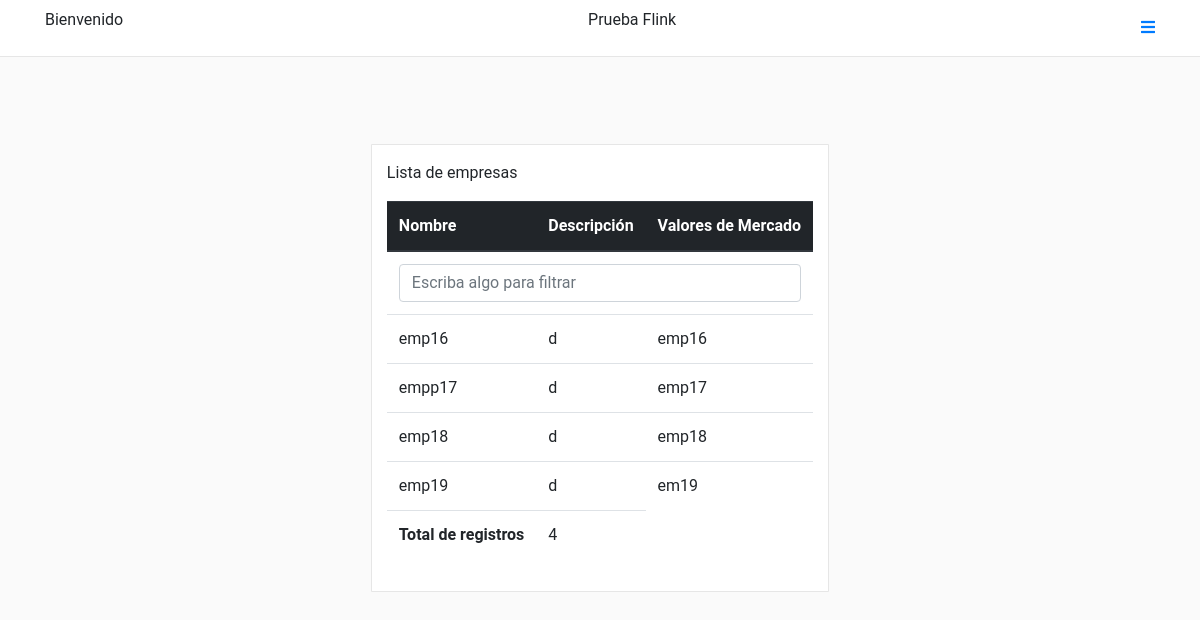
The page /empresas_list on the database its author committed.
### empresas/models.py (models this page shows, shortened)
class Empresa(models.Model):
  nombre = models.CharField(max_length=50)
  descripcion = models.CharField(max_length=100)
  simbolo = models.CharField(max_length=10,unique=True)
  is_active = models.BooleanField(default = True)
  valores = models.CharField(max_length=400,default='')

### empresas/views.py (the view)
def list_empresas(request):
  empresas = Empresa.objects.filter(is_active=True)
  cantidad = len(empresas)
  return render(
    request = request,
    template_name = 'empresas/list_empresas.html',
    context = {'empresas':empresas,'cantidad':cantidad}
  )

### pruebaFlinkapp/templates/empresas/list_empresas.html (shortened to what this page needs)
{% extends "base.html" %}
{% block head_content %}
  <link rel="stylesheet" href="//code.jquery.com/ui/1.12.1/themes/base/jquery-ui.css">
{% endblock%}
{% block container %}
<div class="container">
    <div class="row justify-content-md-center">
        <div class="col-6 pt-3 pb-3 box_movil" id="profile-box">
          <p>Lista de empresas</p>
            <div class='tabla_center'>
                <table class="table table-responsive" id="tabla">
                    <thead class="thead-dark">
                        <tr>
                            <th scope="col">Nombre</th>
                            <th scope="col">Descripción</th>
                            <th scope="col">Valores de Mercado</th>
                        </tr>
                        <tr>
                          <td colspan="4">
                            <input id="buscar" type="text" class="form-control" placeholder="Escriba algo para filtrar" />
                          </td>
                        </tr>
                    </thead>
                    <tbody>
                        {%for i in empresas%}
                        <tr>
                            <td>{{i.nombre}}</td>
                            <td>{{i.descripcion}}</td>
                            <td onclick="valores('{{ forloop.counter }}')" data-simbolo="{{ i.simbolo }}" data-nombre="{{ i.nombre }}" data-values="{{i.valores}}" id="valor_boton_{{ forloop.counter }}">{{i.simbolo}}</td>
                        </tr>
                        {% endfor %}
                    </tbody>
                    <tfoot>
                      <tr>
                        <th scope="row">Total de registros</th>
            <td>{{cantidad}}</td>
                      </tr>
                    </tfoot>
                </table>
            </div>
        </div>
    </div>
</div>
{% endblock %}

### pruebaFlinkapp/templates/base.html (shortened to what this page needs)
<!DOCTYPE html>
<html lang="en">
<head>
    {% block head_content %}{% endblock %}
    {% load static %}
    <link rel="stylesheet" href="{% static 'css/bootstrap.min.css' %}">
    <link rel="stylesheet" href="https://use.fontawesome.com/releases/v5.1.0/css/all.css" />
    <link rel="stylesheet" href="{% static 'css/main.css' %}" />
    <link rel="stylesheet" href="//code.jquery.com/ui/1.12.1/themes/base/jquery-ui.css">
</head>
<body>
    {% include "nav.html" %}
    <div class="container mt-5">
        {% block container %}{% endblock%}
    </div>
</body>
</html>

### pruebaFlinkapp/templates/nav.html
{% load static %}
<nav class="navbar navbar-expand-lg fixed-top" id="main-navbar">
    <div class="container">
        <p>Bienvenido</p>
            <p>Prueba Flink</p>
            <a href="{% url 'empresas:menu' %}">
              <i class="fas fa-bars"></i>
            </a>
    </div>
</nav>

### static/css/main.css (style rules this page uses)
html, body { background: #fafafa; height: 100%; width: 100%; font-family: 'Roboto', sans-serif; }
#main-navbar { background: #fff; border-bottom: 1px solid rgba(0, 0, 0, .0975); }
#profile-box { background: #fff; border: 1px solid rgba(0, 0, 0, .0975); border-radius: 1px; margin-top: 6em; }
.box_movil { min-width: fit-content; }
.tabla_center { max-width: 270px; }
@media (min-width: 760px) { .box_movil { max-width: 300px; } }
@media (min-width: 760px) { .tabla_center { margin-left: auto; margin-right: auto; max-width: 700px; } }

### rows shown on the page
Empresa: nombre "emp16", descripcion "d", simbolo "emp16"
Empresa: nombre "empp17", descripcion "d", simbolo "emp17"
Empresa: nombre "emp18", descripcion "d", simbolo "emp18"
Empresa: nombre "emp19", descripcion "d", simbolo "em19"

### other values the page prints
{{ cantidad }} "4"
